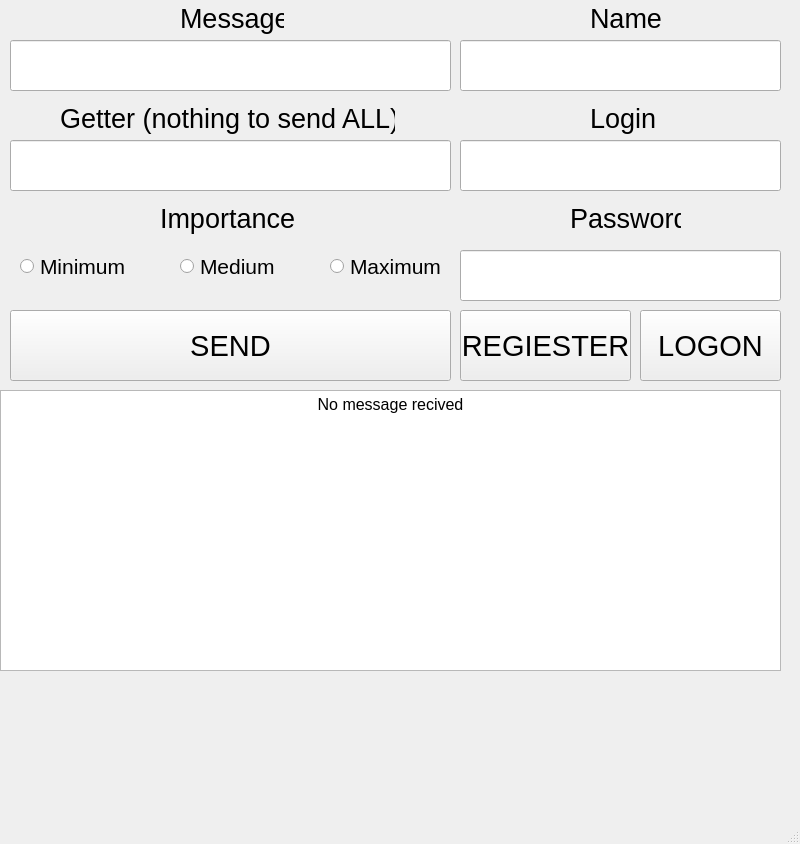
<?xml version="1.0" encoding="UTF-8"?>
<ui version="4.0">
 <class>MainWindow</class>
 <widget class="QMainWindow" name="MainWindow">
  <property name="geometry">
   <rect>
    <x>0</x>
    <y>0</y>
    <width>800</width>
    <height>844</height>
   </rect>
  </property>
  <property name="windowTitle">
   <string>MainWindow</string>
  </property>
  <widget class="QWidget" name="centralwidget">
   <widget class="QTextBrowser" name="MessageHistory">
    <property name="geometry">
     <rect>
      <x>0</x>
      <y>390</y>
      <width>781</width>
      <height>281</height>
     </rect>
    </property>
    <property name="html">
     <string>&lt;!DOCTYPE HTML PUBLIC &quot;-//W3C//DTD HTML 4.0//EN&quot; &quot;http://www.w3.org/TR/REC-html40/strict.dtd&quot;&gt;
&lt;html&gt;&lt;head&gt;&lt;meta name=&quot;qrichtext&quot; content=&quot;1&quot; /&gt;&lt;meta charset=&quot;utf-8&quot; /&gt;&lt;style type=&quot;text/css&quot;&gt;
p, li { white-space: pre-wrap; }
hr { height: 1px; border-width: 0; }
li.unchecked::marker { content: &quot;\2610&quot;; }
li.checked::marker { content: &quot;\2612&quot;; }
&lt;/style&gt;&lt;/head&gt;&lt;body style=&quot; font-family:'Segoe UI'; font-size:9pt; font-weight:400; font-style:normal;&quot;&gt;
&lt;p align=&quot;center&quot; style=&quot; margin-top:0px; margin-bottom:0px; margin-left:0px; margin-right:0px; -qt-block-indent:0; text-indent:0px;&quot;&gt;&lt;span style=&quot; font-size:12pt;&quot;&gt;No message recived&lt;/span&gt;&lt;/p&gt;&lt;/body&gt;&lt;/html&gt;</string>
    </property>
   </widget>
   <widget class="QLineEdit" name="MessageText">
    <property name="geometry">
     <rect>
      <x>10</x>
      <y>40</y>
      <width>441</width>
      <height>51</height>
     </rect>
    </property>
   </widget>
   <widget class="QLabel" name="MessageHelp">
    <property name="geometry">
     <rect>
      <x>180</x>
      <y>0</y>
      <width>104</width>
      <height>36</height>
     </rect>
    </property>
    <property name="font">
     <font>
      <pointsize>20</pointsize>
     </font>
    </property>
    <property name="text">
     <string>Message</string>
    </property>
   </widget>
   <widget class="QLabel" name="GetterHelp">
    <property name="geometry">
     <rect>
      <x>60</x>
      <y>100</y>
      <width>335</width>
      <height>36</height>
     </rect>
    </property>
    <property name="font">
     <font>
      <pointsize>20</pointsize>
     </font>
    </property>
    <property name="text">
     <string>Getter (nothing to send ALL)</string>
    </property>
   </widget>
   <widget class="QLineEdit" name="GetterText">
    <property name="geometry">
     <rect>
      <x>10</x>
      <y>140</y>
      <width>441</width>
      <height>51</height>
     </rect>
    </property>
   </widget>
   <widget class="QPushButton" name="SendButton">
    <property name="geometry">
     <rect>
      <x>10</x>
      <y>310</y>
      <width>441</width>
      <height>71</height>
     </rect>
    </property>
    <property name="font">
     <font>
      <pointsize>22</pointsize>
     </font>
    </property>
    <property name="text">
     <string>SEND</string>
    </property>
   </widget>
   <widget class="QLabel" name="LoginHelp">
    <property name="geometry">
     <rect>
      <x>590</x>
      <y>100</y>
      <width>67</width>
      <height>36</height>
     </rect>
    </property>
    <property name="font">
     <font>
      <pointsize>20</pointsize>
     </font>
    </property>
    <property name="text">
     <string>Login</string>
    </property>
   </widget>
   <widget class="QLineEdit" name="LoginText">
    <property name="geometry">
     <rect>
      <x>460</x>
      <y>140</y>
      <width>321</width>
      <height>51</height>
     </rect>
    </property>
   </widget>
   <widget class="QLabel" name="PasswordHelp">
    <property name="geometry">
     <rect>
      <x>570</x>
      <y>200</y>
      <width>111</width>
      <height>36</height>
     </rect>
    </property>
    <property name="font">
     <font>
      <pointsize>20</pointsize>
     </font>
    </property>
    <property name="text">
     <string>Password</string>
    </property>
   </widget>
   <widget class="QLineEdit" name="PasswordText">
    <property name="geometry">
     <rect>
      <x>460</x>
      <y>250</y>
      <width>321</width>
      <height>51</height>
     </rect>
    </property>
   </widget>
   <widget class="QPushButton" name="RegButton">
    <property name="geometry">
     <rect>
      <x>460</x>
      <y>310</y>
      <width>171</width>
      <height>71</height>
     </rect>
    </property>
    <property name="font">
     <font>
      <pointsize>22</pointsize>
     </font>
    </property>
    <property name="text">
     <string>REGIESTER</string>
    </property>
   </widget>
   <widget class="QPushButton" name="LogButton">
    <property name="geometry">
     <rect>
      <x>640</x>
      <y>310</y>
      <width>141</width>
      <height>71</height>
     </rect>
    </property>
    <property name="font">
     <font>
      <pointsize>22</pointsize>
     </font>
    </property>
    <property name="text">
     <string>LOGON</string>
    </property>
   </widget>
   <widget class="QLabel" name="PasswordHelp_2">
    <property name="geometry">
     <rect>
      <x>160</x>
      <y>200</y>
      <width>136</width>
      <height>36</height>
     </rect>
    </property>
    <property name="font">
     <font>
      <pointsize>20</pointsize>
     </font>
    </property>
    <property name="text">
     <string>Importance</string>
    </property>
   </widget>
   <widget class="QRadioButton" name="RadioMin">
    <property name="geometry">
     <rect>
      <x>20</x>
      <y>250</y>
      <width>113</width>
      <height>33</height>
     </rect>
    </property>
    <property name="font">
     <font>
      <pointsize>16</pointsize>
     </font>
    </property>
    <property name="text">
     <string>Minimum</string>
    </property>
   </widget>
   <widget class="QRadioButton" name="RadioMed">
    <property name="enabled">
     <bool>true</bool>
    </property>
    <property name="geometry">
     <rect>
      <x>180</x>
      <y>250</y>
      <width>101</width>
      <height>33</height>
     </rect>
    </property>
    <property name="font">
     <font>
      <pointsize>16</pointsize>
     </font>
    </property>
    <property name="text">
     <string>Medium</string>
    </property>
   </widget>
   <widget class="QRadioButton" name="RadioMax">
    <property name="geometry">
     <rect>
      <x>330</x>
      <y>250</y>
      <width>117</width>
      <height>33</height>
     </rect>
    </property>
    <property name="font">
     <font>
      <pointsize>16</pointsize>
     </font>
    </property>
    <property name="text">
     <string>Maximum</string>
    </property>
   </widget>
   <widget class="QLineEdit" name="NameText">
    <property name="geometry">
     <rect>
      <x>460</x>
      <y>40</y>
      <width>321</width>
      <height>51</height>
     </rect>
    </property>
    <property name="text">
     <string/>
    </property>
   </widget>
   <widget class="QLabel" name="NameHelp">
    <property name="geometry">
     <rect>
      <x>590</x>
      <y>0</y>
      <width>71</width>
      <height>36</height>
     </rect>
    </property>
    <property name="font">
     <font>
      <pointsize>20</pointsize>
     </font>
    </property>
    <property name="text">
     <string>Name</string>
    </property>
   </widget>
  </widget>
  <widget class="QMenuBar" name="menubar">
   <property name="geometry">
    <rect>
     <x>0</x>
     <y>0</y>
     <width>800</width>
     <height>21</height>
    </rect>
   </property>
  </widget>
  <widget class="QStatusBar" name="statusbar"/>
 </widget>
 <resources/>
 <connections/>
</ui>
